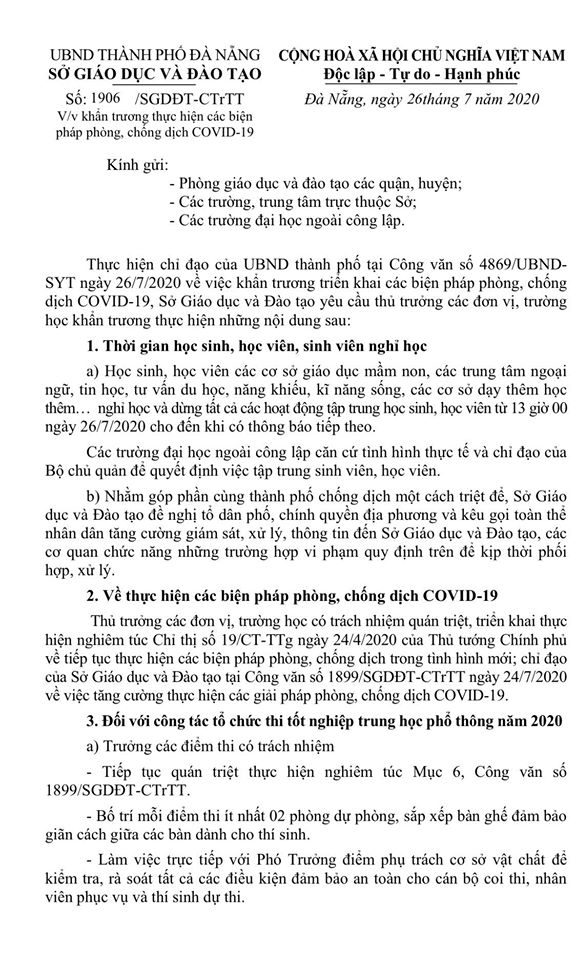
#> input picture data-test/4_1.jpg, 576 x 960 px
$ python -i utils.py   (imports and definitions only)   (older library calls are emulated)
#> lines starting #> are read from the running program, lines starting #| are printed output that depends on the picture; after the words box and inside, x2 and y2 are one past the last pixel; in counts of white or black regions, pixels touching at a corner belong together
#> further down, picture is the input picture: shape (960, 576, 3); min 0, max 255, mean 232.3
"""
Utility functions for Document Image Enhancement Pipeline
"""

import cv2
import numpy as np
from PIL import Image
from pdf2image import convert_from_path
from typing import Tuple, Optional, List
import os

from .config import *


# [175 lines left out: functions load_image, load_pdf_page, resize_with_aspect_ratio, compute_skew_angle, _compute_skew_hough, _compute_skew_projection, not called in this run]


def find_document_contour(image: np.ndarray) -> Optional[np.ndarray]:
    """
    Find the largest rectangular contour (document boundary)

    Args:
        image: Input image

    Returns:
        4-point contour or None if not found
    """
    if len(image.shape) == 3:
        gray = cv2.cvtColor(image, cv2.COLOR_BGR2GRAY)
    else:
        gray = image.copy()

    # Apply Gaussian blur
    blurred = cv2.GaussianBlur(gray, (5, 5), 0)
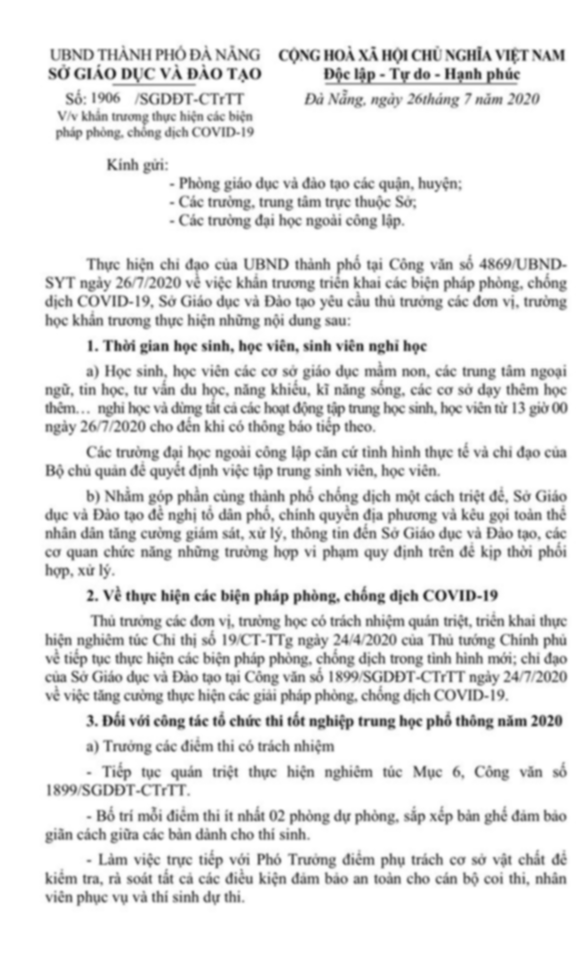
#> blurred: shape (960, 576); min 51, max 255, mean 232.3

    # Edge detection
    edges = cv2.Canny(blurred, CANNY_THRESHOLD1, CANNY_THRESHOLD2)
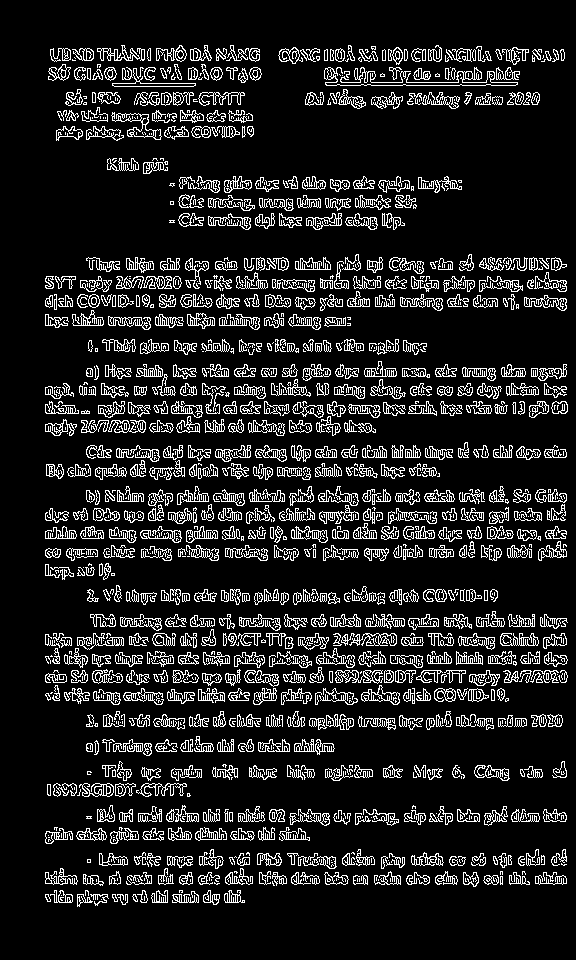
#> edges: shape (960, 576); 12.6% white in thin lines or dots, all inside (x1, y1, x2, y2) = (45, 45, 568, 907)

    # Dilate edges to close gaps
    kernel = cv2.getStructuringElement(cv2.MORPH_RECT, (5, 5))
    dilated = cv2.dilate(edges, kernel, iterations=2)
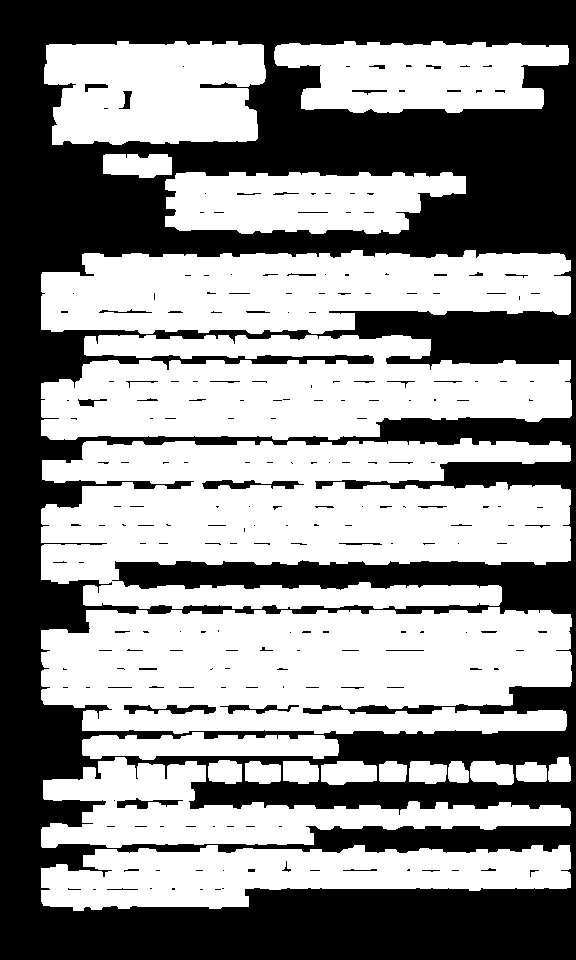
#> dilated: shape (960, 576); 55.8% white; 221 black regions (168 under 20 px)

    # Find contours
    contours, _ = cv2.findContours(dilated, cv2.RETR_EXTERNAL, cv2.CHAIN_APPROX_SIMPLE)
#> contours = 21 contours; largest, box (x1, y1, x2, y2) and area: (41, 438, 571, 609) 65962, (41, 607, 572, 734) 57614, (41, 335, 572, 440) 41081, (41, 250, 571, 334) 34912, (41, 845, 571, 911) 22950

    if not contours:
        return None

    # Sort by area and get the largest
    contours = sorted(contours, key=cv2.contourArea, reverse=True)

    for contour in contours[:5]:  # Check top 5 largest contours
        # Skip if too small
        if cv2.contourArea(contour) < MIN_CONTOUR_AREA:
            continue

        # Approximate contour to polygon
        epsilon = CONTOUR_EPSILON_FACTOR * cv2.arcLength(contour, True)
        approx = cv2.approxPolyDP(contour, epsilon, True)

        # Check if it's a quadrilateral
        if len(approx) == 4:
            return approx.reshape(4, 2)
#> this loop made 4 passes
#> epsilon on passes 1 to 3: 70.91, 43.25, 44.06
#> (epsilon, approx) on pass 4: (28.89, [[570, 260], [84, 253], [41, 329], [568, 314]])

    return None


# [217 lines left out: functions order_points, apply_clahe, calculate_image_quality_score, apply_unsharp_mask, ensure_grayscale, rotate_image and 1 more, not called in this run]

>>> import cv2
>>> picture = cv2.imread('../../../data-test/4_1.jpg')
>>> result = find_document_contour(picture)
#> result = [[570, 260], [84, 253], [41, 329], [568, 314]]

$ run again, on data-test/4_2.jpg
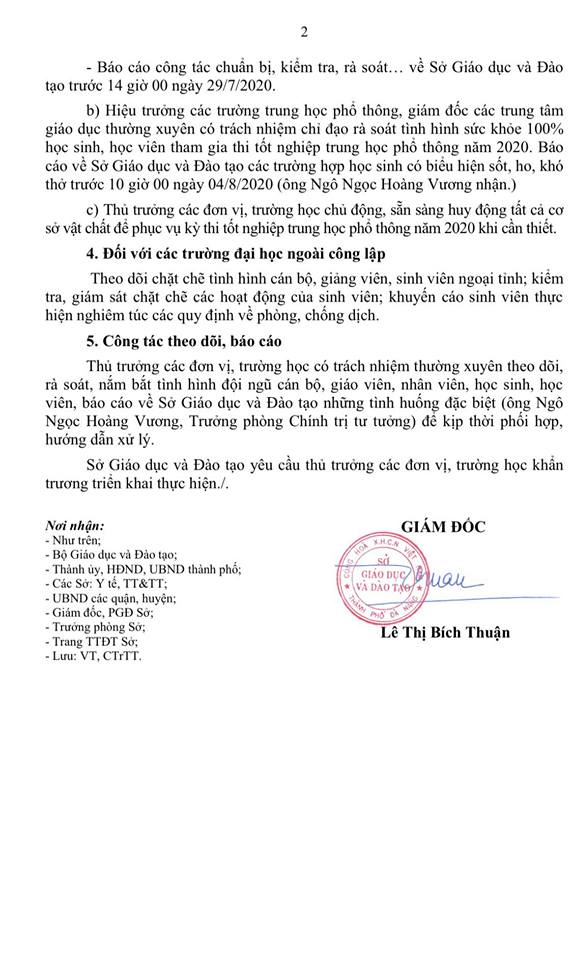
#> input picture data-test/4_2.jpg, 572 x 960 px
#> picture is the input picture: shape (960, 572, 3); mean B, G, R 240.5, 240.4, 240.6
#> in find_document_contour, `edges = cv2.Canny(blurred, CANNY_THRESHOLD1, CANNY_THRESHOLD2)`:
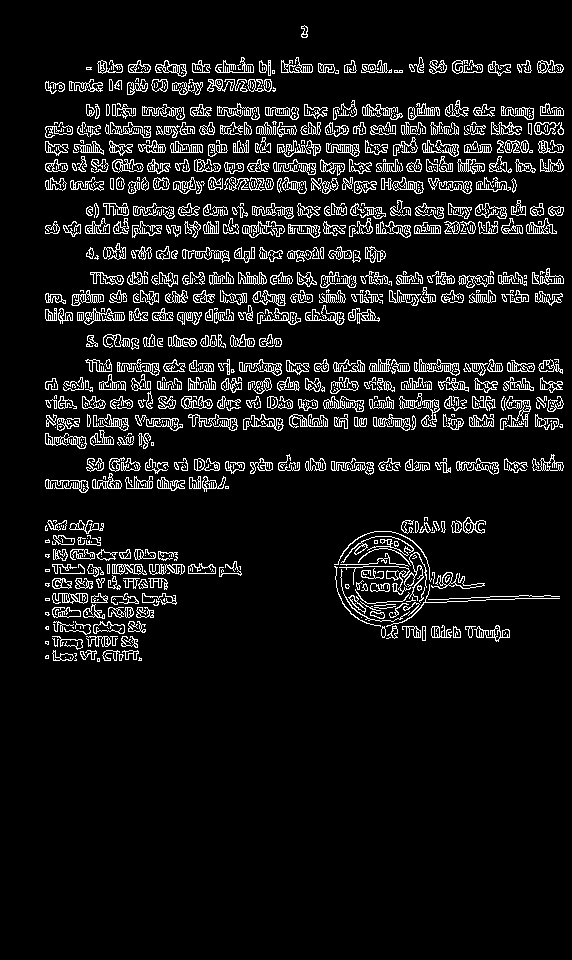
#> edges: shape (960, 572); 8.4% white in thin lines or dots, all inside (x1, y1, x2, y2) = (45, 25, 564, 662)
#> in find_document_contour, `dilated = cv2.dilate(edges, kernel, iterations=2)`:
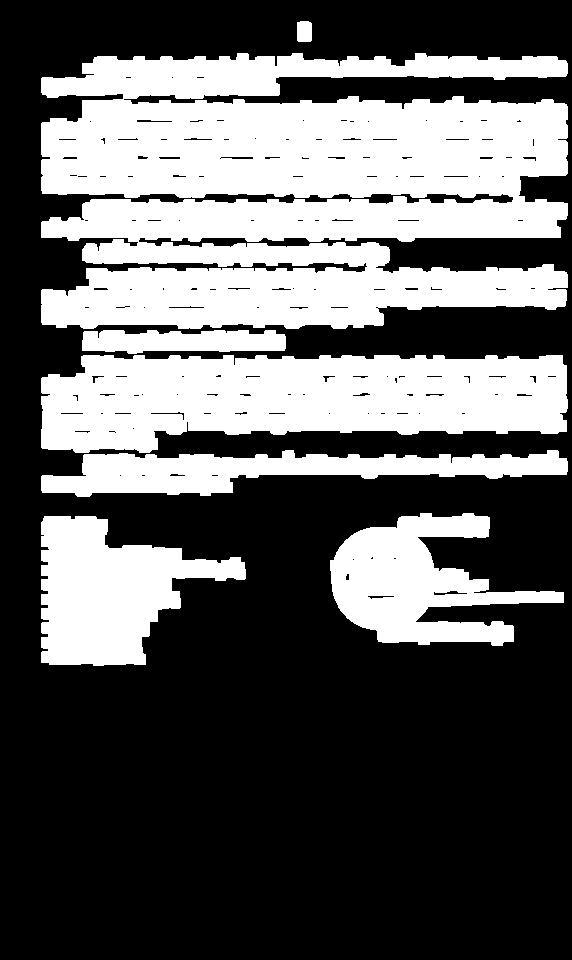
#> dilated: shape (960, 572); 37% white; 7 white regions
#> contours = 7 contours; box (x1, y1, x2, y2) and area: (41, 53, 568, 329) 110044, (41, 355, 568, 453) 40048, (41, 516, 246, 666) 17258, (330, 513, 564, 646) 15492, (41, 450, 568, 497) 12526, (82, 330, 286, 354) 3726, (297, 21, 312, 42) 274
#> the loop in find_document_contour, `for contour in contours[:5]:` made 2 passes
#> epsilon on pass 1: 121.1
#> result = [[41, 378], [41, 447], [566, 431], [562, 355]]
